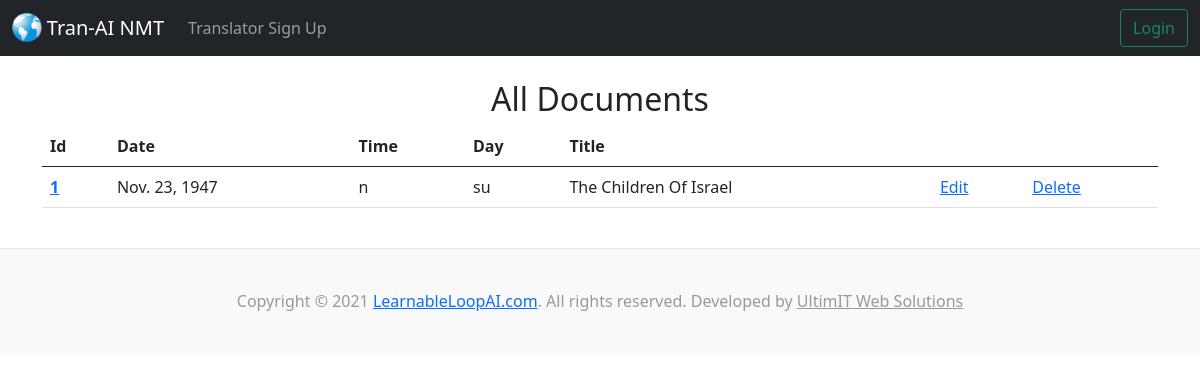
/documents/, run on the app's committed database.
### tranai/models.py (models this page shows, shortened)
class Document(models.Model):
  class TimeOfDay(models.TextChoices):
    NO_TOD = 'n', _('No Time Of Day')
    SUNRISE = 's', _('Sunrise')
    BREAKFAST = 'b', _('Breakfast')
    MORNING = 'x', _('Morning')
    AFTERNOON = 'y', _('Afternoon')
    EVENING = 'z', _('Evening')
  class DayOfWeek(models.TextChoices):
    SUNDAY = 'su', _('Sunday')
    MONDAY = 'mo', _('Monday')
    TUESDAY = 'tu', _('Tuesday')
    WEDNESDAY = 'we', _('Wednesday')
    THURSDAY = 'th', _('Thursday')
    FRIDAY = 'fr', _('Friday')
    SATURDAY = 'sa', _('Saturday')
  dod = models.DateField('Date Of Delivery')
  tod = models.CharField('Time Of Day', max_length=1, validators=[MinLengthValidator(1), MaxLengthValidator(1)], choices=TimeOfDay.choices, default=TimeOfDay.NO_TOD, blank=False,)
  dow = models.CharField('Day Of Week', max_length=2, choices=DayOfWeek.choices, default=DayOfWeek.SUNDAY, blank=False,)
  title = models.CharField('Document Title', max_length=64, blank=False,)
  descriptor = models.CharField('Descriptor', max_length=120, blank=False,)

### tranai/views.py (the view)
# urls.py: path('documents/', views.index_documents, name='index-documents'),
def index_documents(request):
  document_list = Document.objects.all().order_by('title')#sort by date instead of title
  return render(request, 'tranai/index_documents.html', {'document_list': document_list})

### tranai/templates/tranai/index_documents.html
{% extends 'tranai/base.html' %}
{% block content %}
<center><h2>All Documents</h2></center>
<table class="table table-hover">
  <thead>
    <tr>
      <th scope="col">Id</th>
      <th scope="col">Date</th>
      <th scope="col">Time</th>
      <th scope="col">Day</th>
      <th scope="col">Title</th>
      <th scope="col"></th>
      <th scope="col"></th>
    </tr>
  </thead>
  <tbody>
{% for document in document_list %}
    <tr>
      <th scope="row"><a href="{% url 'show-document' document.id %}">{{ document.id }}</a></th>
      <td>{{ document.dod }}</td>
      <td>{{ document.tod }}</td>
      <td>{{ document.dow }}</td>
      <td>{{ document.title }}</td>
      <td><a href="{% url 'update-document' document.id %}">Edit</a></td>
      <td><a href="{% url 'delete-document' document.id %}">Delete</a></td>
    </tr>
{% endfor %}
  </tbody>
</table>
{% endblock %}

### data on the page
Document: id "1", dod "Nov. 23, 1947", tod "n", dow "su", title "The Children Of Israel"
